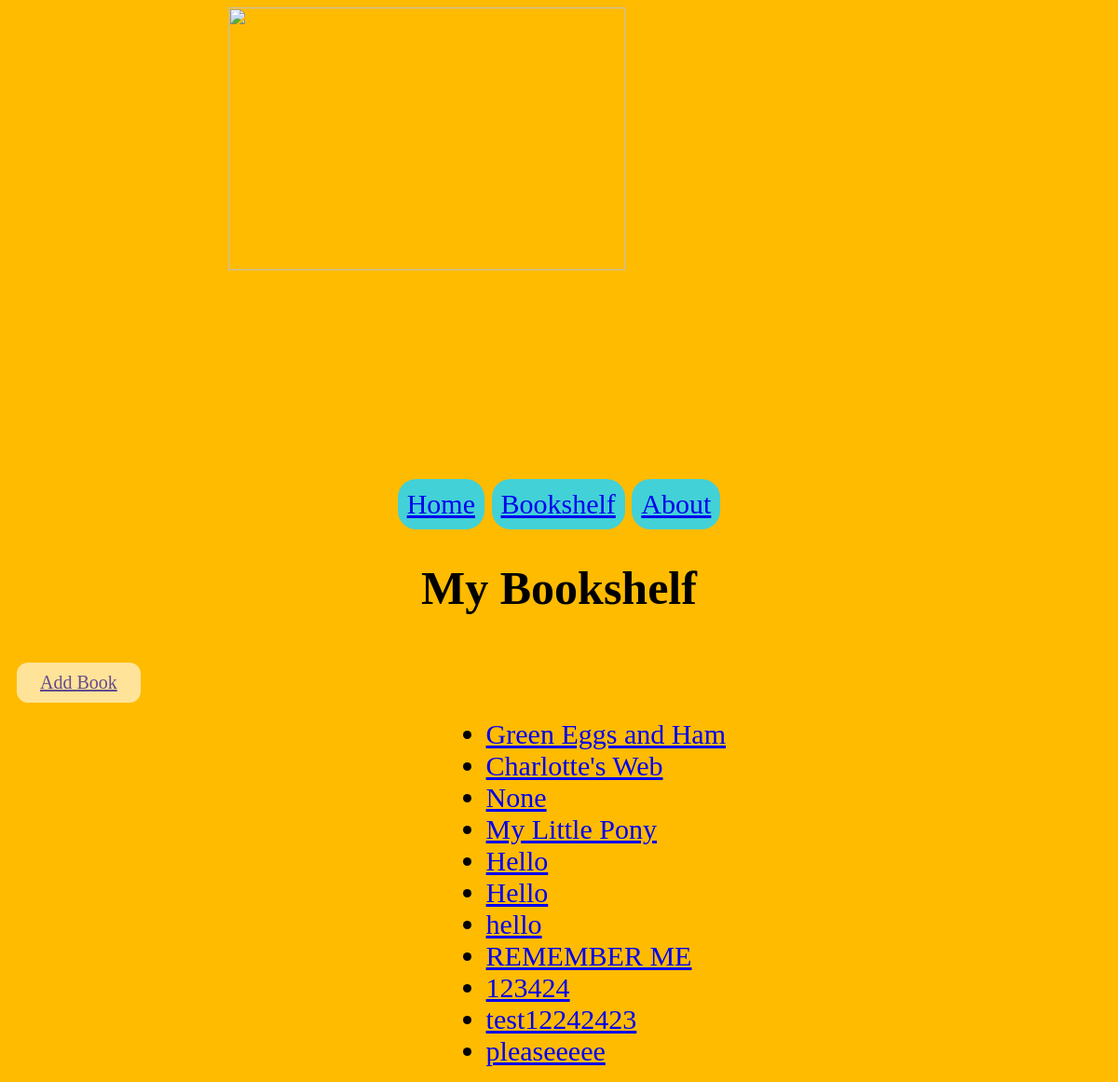
The page /books/ on the database as committed earlier.
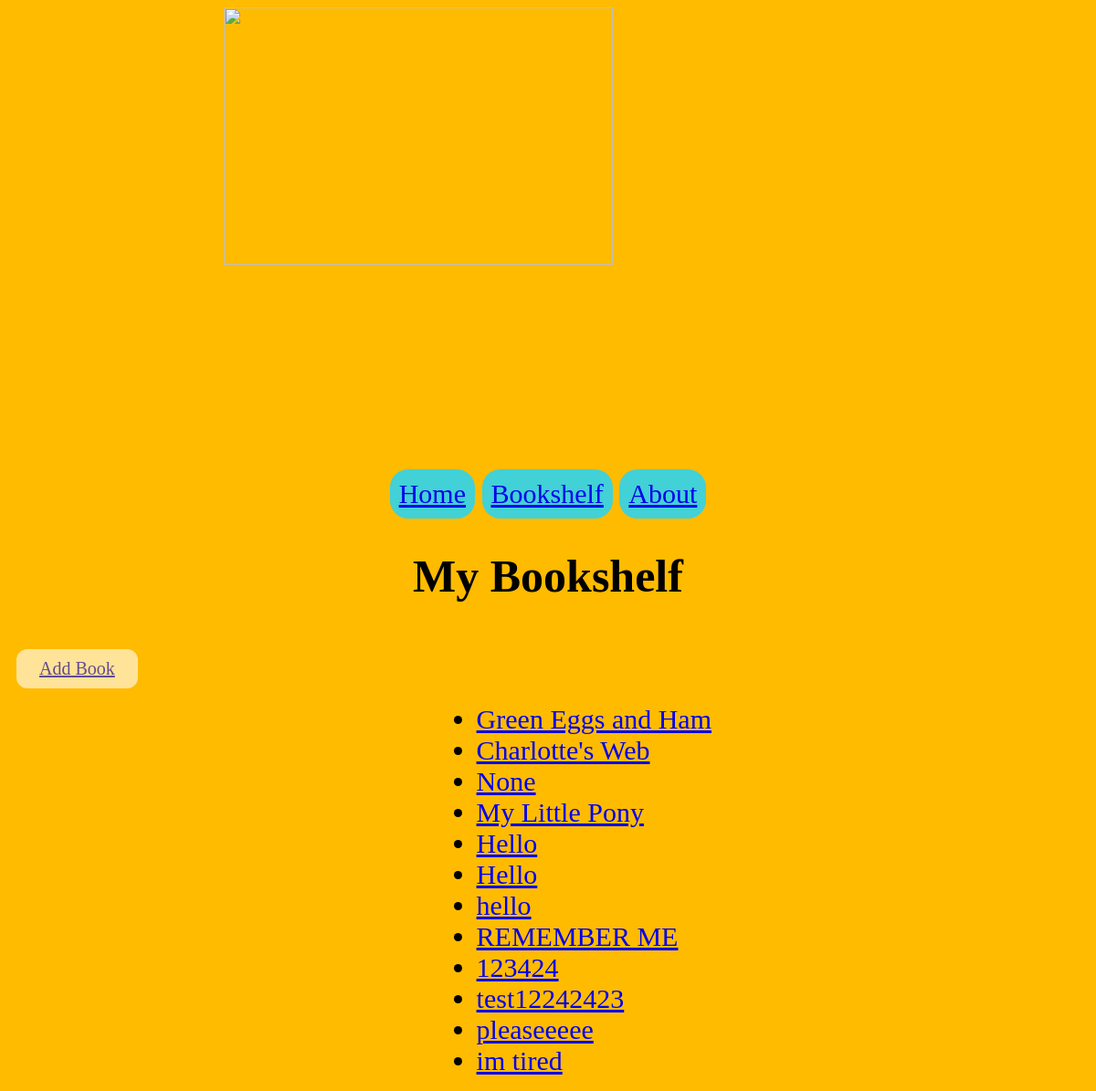
The same page on the database as committed later.
### home/models.py (models this page shows, shortened)
class Book(models.Model):
    user = models.ForeignKey(
        User, on_delete=models.CASCADE, null=True, blank=True)
    name = models.CharField(max_length=25, default="user")
    title = models.CharField(max_length=30)
    genre = models.CharField(max_length=200,
                             choices=GENRES,
                             default='None')
    summary = models.CharField(max_length=500)
    rating = models.IntegerField(
        validators=[MinValueValidator(1), MaxValueValidator(5)])
    book_cover = models.ImageField(
        upload_to="media/", null=True, blank=True)

### home/views.py (the view)
# urls.py: path('books/', BookList.as_view(), name='books'),
class BookList(ListView):
    model = Book
    context_object_name = 'books'

### home/templates/home/book_list.html (shortened to what this page needs)
{% load static %}
<head>
	<link rel="stylesheet" type="text/css" href="{% static 'css/old.css' %}"/>
</head>
<body class="back">
	<nav class="nav-bar">
		<img src="https://media.discordapp.net/attachments/944456201884811284/944781957844324362/READ-PixTeller.png" class ="logo">
    </nav>
    <br>
    <br>
    <div class="info-items" align="center">
        <button class="info"> <a href="{% url 'home:home' %}">Home</a></button>
        <button class="info"><a href="{% url 'home:books' %}">Bookshelf</a></button>
        <button class="info"><a href="{% url 'home:home' %}">About</a></button>
  </div>
<h1 class="h1"> My Bookshelf</p> </h1>
<button class="button"><a href="{% url 'home:create' %}"> Add Book</a></button>
<ul class="booklists">
    {% for book in object_list %}
        <li class = "title"><a href="{%  url 'home:book' book.id  %}">{{book.title}}</a></li>
    {% empty %}
        <li>No books yet, get to reading!</li>
    {% endfor %}
    </ul>

### home/static/css/old.css (style rules this page uses)
.back { background-color: rgb(255, 187, 0); }
.info { padding: 10px 10px; border: 1px; border-radius: 20px; cursor: pointer; font-weight: 60; background-color: rgb(66, 209, 214); color: crimson; font-size: 30px; font-family: SeoulHangang; }
.info-items { font-size: 30px; font-weight: 10; margin-left: 100px; margin-right: 100px; }
.logo { display: block; margin-left: auto; margin-right: auto; width: 60%; }
.booklists { position: center; margin-left: 40%; }
.title { font-size: 30px; }
.h1 { font-size: 50px; text-align: center; }
.button { position: center; background-color: white; font-family: SeoulHangang; border: none; color: black; padding: 10px 25px; text-align: center; text-decoration: none; display: inline-block; font-size: 20px; margin: 1px 10px; cursor: pointer; border-radius: 12px; transition-duration: 0.4s; opacity: 0.6; }

Rows that differ between the two databases and show on the page:
added Book: title "im tired"
